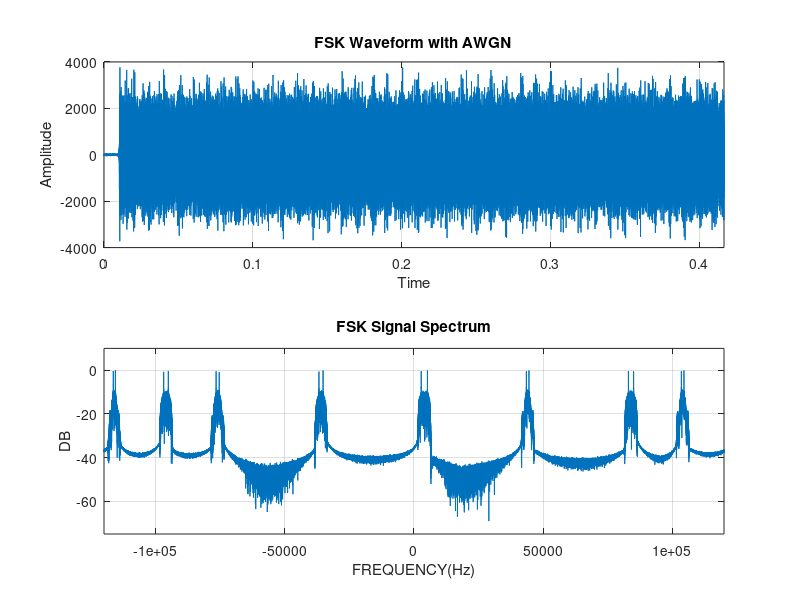

Source code (MATLAB): (Note: this script raises an error after producing the figure.)
% Script: cyclo_fdm_test.m
%
% Script showing cyclic spectrum for multiple FSK signal test file. 
% User enters baud rate for analysis. Generates single cyclic spectrum
% (Cyclic Correlation Density (SCD)) from single baud rate input. 
%
% To Do: add correct calculations for adjusting noise to get desired SNR.
% 
% Author: drohm
%------------------------------------------------------------------------
%------------------------------------------------------------------------
clear all; close all;

%-Read in fdm test signal mat file
load fdm_test.mat;
fsk_c = x;
td = [0:length(fsk_c)-1]*1/fs;

%-Cyclic frequency to test
alpha = input(['Input baud rate for analysis: ']);

%-Split out I and Q components of fsk signal
fsk_I = real(fsk_c);
fsk_Q = imag(fsk_c);

%-Generate AWGN noise
sigma_w = 1;                           % noise variance from input
Iwn = sigma_w*randn(1,length(fsk_I));
Qwn = sigma_w*randn(1,length(fsk_Q));
wn = Iwn + sqrt(-1)*Qwn;                % complex white gaussian noise

%-Add AWGN to complex baseband FSK signal
sigout = fsk_c + wn;

%-Generate Plots (optional)
plotswitch=1;
if plotswitch == 1
    figure
    
    subplot(2,1,1)
    plot(td,real(sigout))
    xlim([0 td(end)]);grid
    xlabel('Time')
    ylabel('Amplitude')
    title('FSK Waveform with AWGN')
   
    %-Take FFT of FSK signal
    y = sigout;
    nfft = 2.^(ceil(log(length(y))/log(2)));
    ffty = fft(y,nfft);                     
    ffty_mag = fftshift(abs(ffty));
    freq_limit = fs/2;
    freq= -freq_limit:fs/nfft:freq_limit-fs/nfft;
    
    %-Plot frequency domain
    subplot(2,1,2)
    % protect against taking log of zero or negative numbers
    dB_psd = 10*log10( (1/max(ffty_mag)) * ffty_mag + 1.e-10);
    plot(freq,dB_psd);
    xlim([-freq_limit,freq_limit]);ylim([-75 10]);grid
    xlabel('FREQUENCY(Hz)');ylabel('DB');
    title('FSK Signal Spectrum')  
end
     
%-Compute frequency smoothed cyclic spectrum for selected baud rate
M = 8;                         % frequency smoothing factor
plotswitch = 1;
x = sigout(1:end);              % input signals (if x & y then compute cross-scd)
%[scd,freqx] = cyclodetect_fs(fs,alpha,M,plotswitch,x,y);

%-Compute time-smoothed cyclic spectrum for selected baud rate
[scd,freqx] = cyclodetect_ts(fs,alpha,M,plotswitch,x,y);


